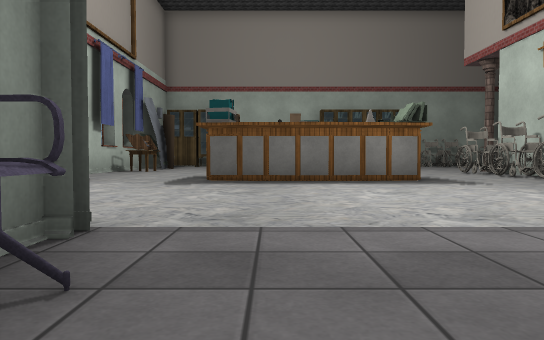
[1] (above)

16 first-person views from a walk through a Unity game level. The camera is 0.47 m above the floor, tilts 2° down and sees 70° across. The floor is counted in squares, 1 m on a side. Each view is taken from the middle of a square. On the plan, view 1 faces up. The plan holds only what a view shows up to about 9 squares ahead; the rest is blank. The place goes on beyond the plan. The player character is not drawn. Some animated figures are not drawn. Door leaves are left out, so doorways stand open. Some surface patterns are stand-ins.

[2]
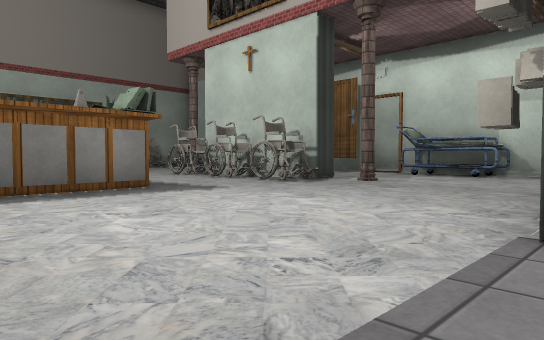

[3]
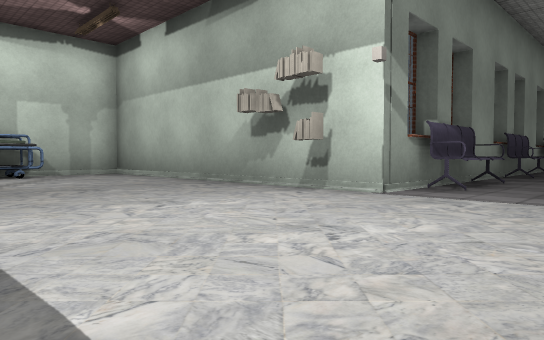

[4]
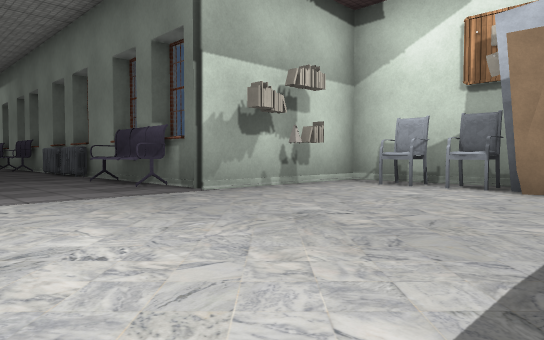

[5]
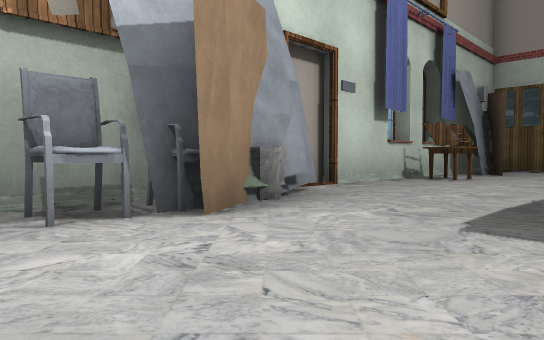

[6]
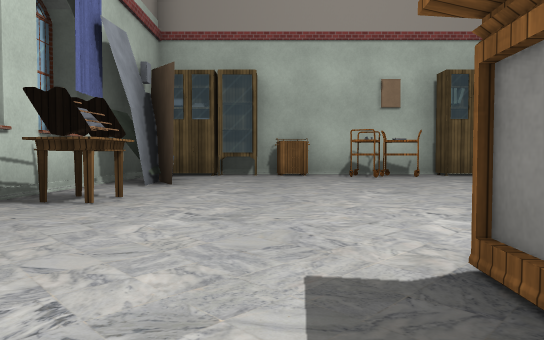

[7]
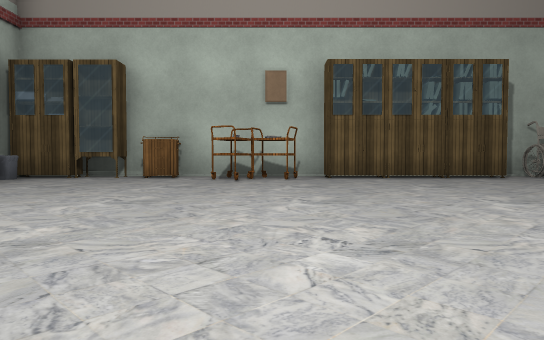

[8]
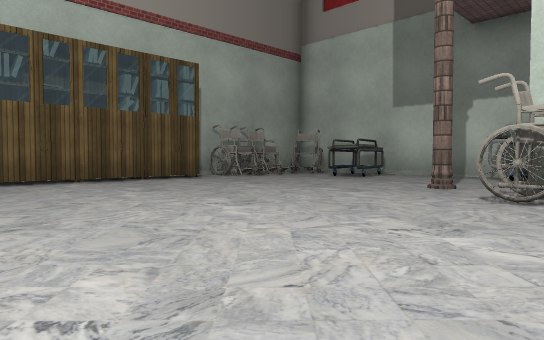

[9]
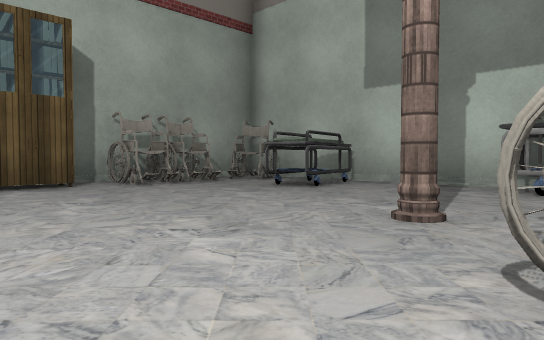

[10]
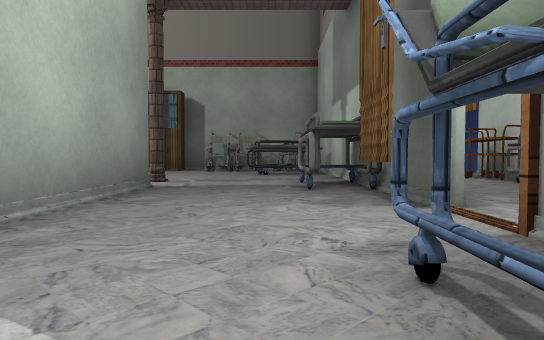

[11]
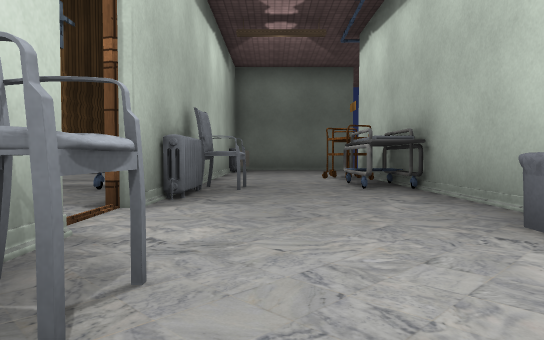

[12]
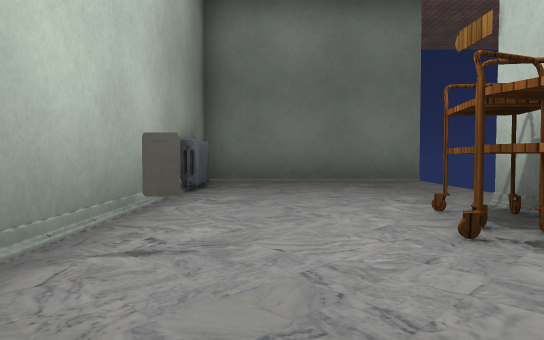

[13]
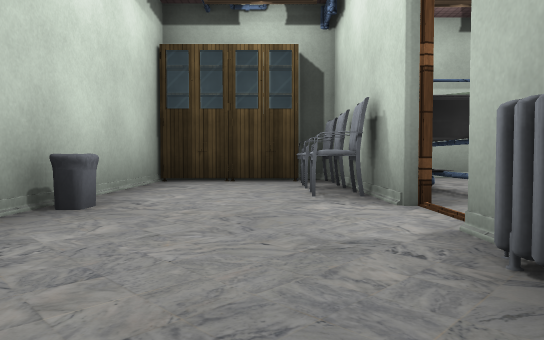

[14]
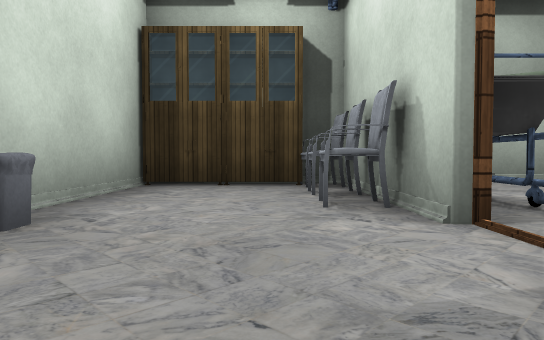

[15]
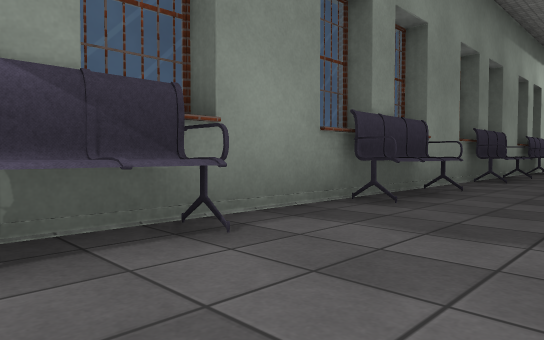

[16]
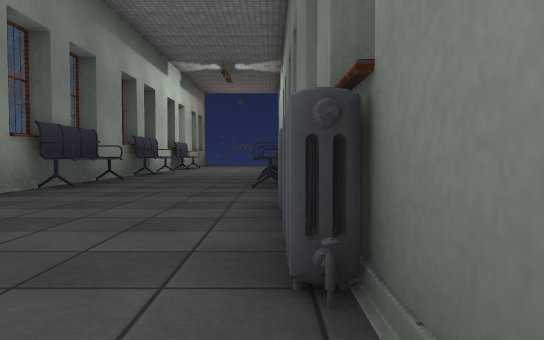

### Floor plan
Key: @ floor where view 1 was taken; # wall or solid block; . floor; A armchair; P pillar; R radiator; C rack; T table; W wardrobe; O other object.
Columns run from 5 left of view 1 to 15 right of it. Each row starts with its distance up from view 1.
 18 ##W#T####WW##########
 17 #WO..TT.W...OOOOR...
 16 #O.............O....
 15 #O............OO#...
 14 #O..............#..T
 13 #C..............O.TT
 12 #T..........P..O#..O
 11 #..........O#..OO..#
 10 #..........O#..OR..#
  9 #...O .  ..O#..##..#
  8 #...#####..O#......#
  7 #O.........O#..O#..O
  6 #O..........P..OO..#
  5 #O.............OO..#
  4 #O..............O..#
  3 #.............. #W #
  2 #####...######
  1     A..A#
  0     A@.A#
 -1    #....#
 -2    #....#
 -3     R..A#
 -4     R..A#
 -5     R...#
 -6     ....#
 -7     A..A#
 -8     A..A#
 -9     ....#
-10     ....#

Positions as (right, up) in squares from view 1, and headings:
1: (0, 0), facing up
2: (0, 2), facing up-right
3: (0, 7), facing down-right
4: (2, 7), facing down-left
5: (-1, 4), facing up-left
6: (-2, 8), facing up
7: (1, 9), facing up
8: (1, 10), facing up-right
9: (4, 11), facing up-right
10: (9, 5), facing up
11: (12, 5), facing up
12: (12, 11), facing up
13: (12, 11), facing down
14: (12, 10), facing down
15: (0, 1), facing down-right
16: (-1, -1), facing down
